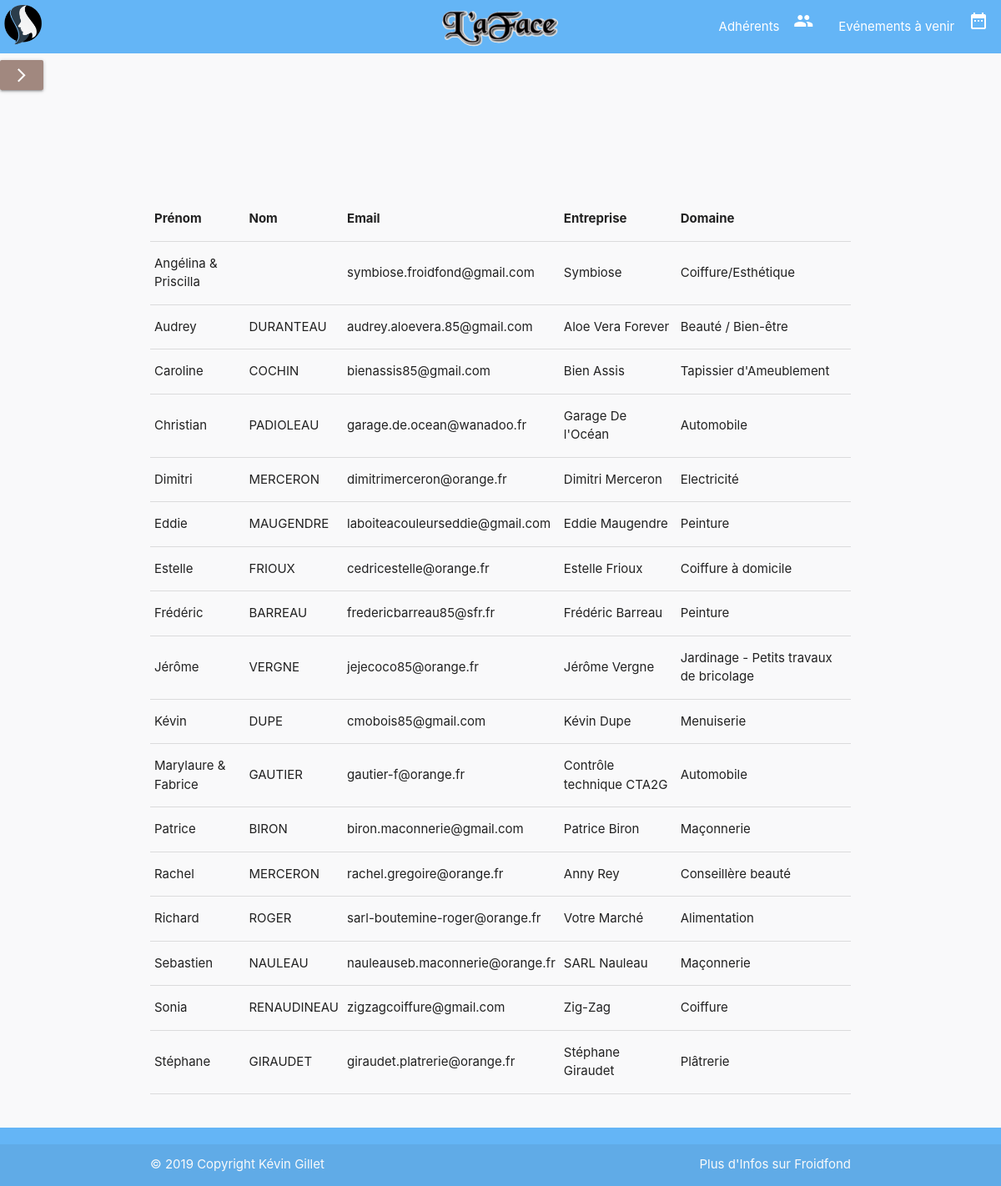
/user/page/members_view.php, run on an earlier commit of the app's database.
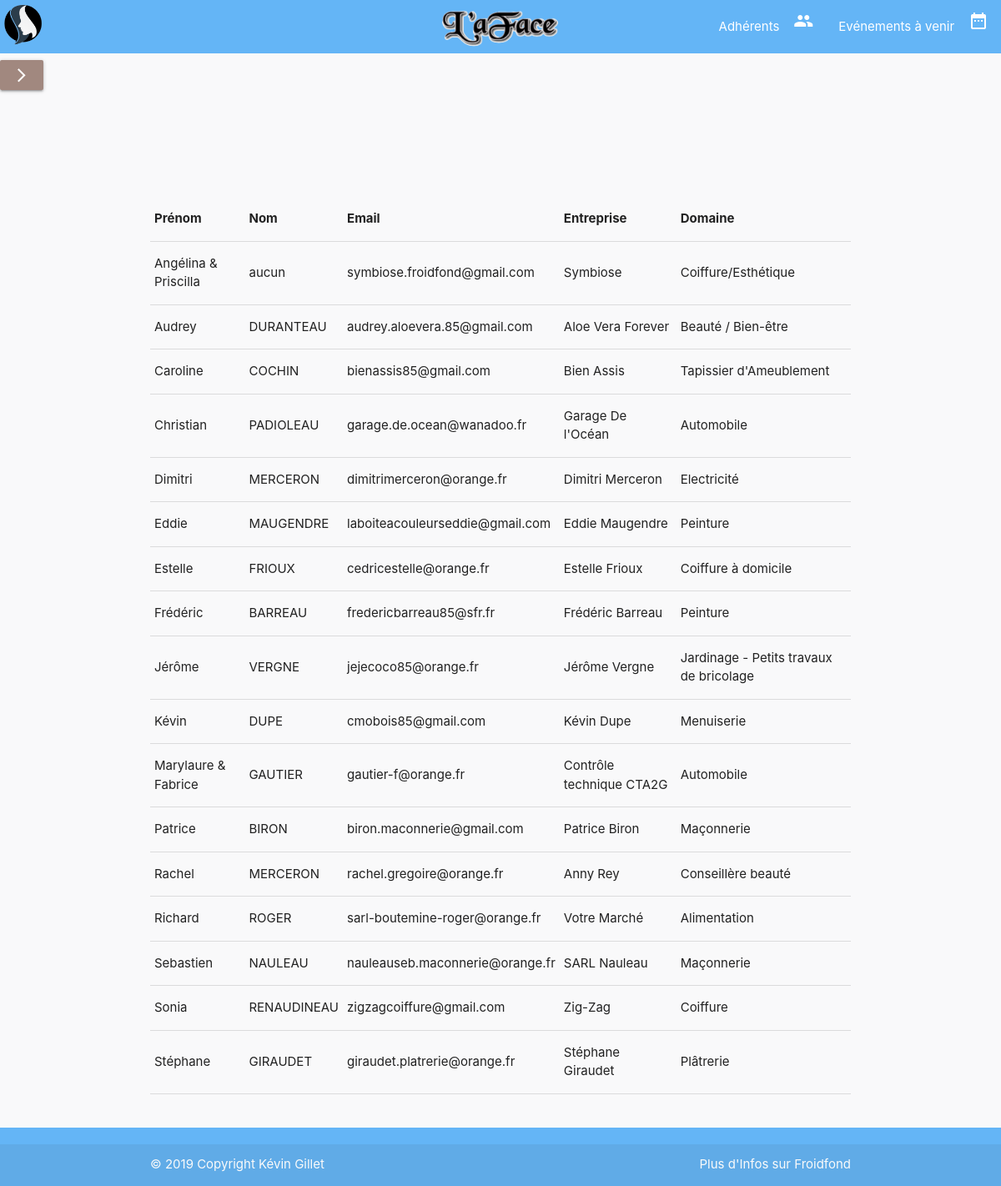
And on a later commit of the database.
### tables this page shows
CREATE TABLE `coordonnees` (
  `idCoordonnees` int(11) NOT NULL,
  `email` varchar(100) DEFAULT NULL,
  `tel` varchar(14) DEFAULT NULL,
  `addresse` varchar(200) DEFAULT NULL,
  `urlSiteRedirectionCarte` varchar(300) DEFAULT NULL,
  `entreprise_idEntreprise` int(11) DEFAULT NULL,
  `adherent_idAdherent` int(11) DEFAULT NULL
);

CREATE TABLE `adherent` (
  `idAdherent` int(11) NOT NULL,
  `nomAdherent` varchar(60) NOT NULL,
  `prenomAdherent` varchar(60) NOT NULL,
  `photo_idPhoto` int(11) NOT NULL
);

CREATE TABLE `entreprise` (
  `idEntreprise` int(11) NOT NULL,
  `nomEntreprise` varchar(100) DEFAULT NULL,
  `domaineEntreprise` varchar(100) DEFAULT NULL,
  `descriptionEntreprise` tinytext NOT NULL,
  `nomLogoEntreprise` varchar(200) DEFAULT NULL
);

### user/page/members_view.php (the view)
<?php include '../../modal/header.php'; ?>
<?php require_once '../../config/config.php';
$db = new PDO("mysql:host=" . Config::DB_SERVER . ";dbname=" . Config::DB_NAME
, Config::DB_USERNAME, Config::DB_PASSWORD, array(PDO::MYSQL_ATTR_INIT_COMMAND => "SET NAMES 'utf8'"));
$sql_query = "SELECT e.nomEntreprise, e.domaineEntreprise, c.email, a.nomAdherent, a.prenomAdherent
FROM entreprise e JOIN adherent a on a.photo_idPhoto=e.idEntreprise JOIN coordonnees c on c.entreprise_idEntreprise=e.idEntreprise ORDER BY a.prenomAdherent ASC";
$result = $db->prepare($sql_query);
$result->execute();
$members = $result->fetchAll();
?>
      <main>
        <?php include '../../modal/sidenav.php'; ?>
        <table class="highlight table-gestion member-table responsive-table">
          <thead>
            <tr>
              <th>Prénom</th>
              <th>Nom</th>
              <th>Email</th>
              <th>Entreprise</th>
              <th>Domaine</th>
            </tr>
          </thead>
          <tbody>
            <?php foreach ($members as $line){ ?>
            <tr>
              <td><?php echo $line["prenomAdherent"] ?></td>
              <td><?php echo $line["nomAdherent"] ?></td>
              <td><?php echo $line["email"] ?></td>
              <td><?php echo $line["nomEntreprise"] ?></td>
              <td><?php echo $line["domaineEntreprise"] ?></td>
            </tr>
            <?php } ?>
          </tbody>
        </table>
      </main>
<?php include '../../modal/footer.php'; ?>

What changed in the data, as far as the page shows it:
changed through a linked row, coordonnees "symbiose.froidfond@gmail.com": adherent.nomAdherent (not shown) → "aucun"
